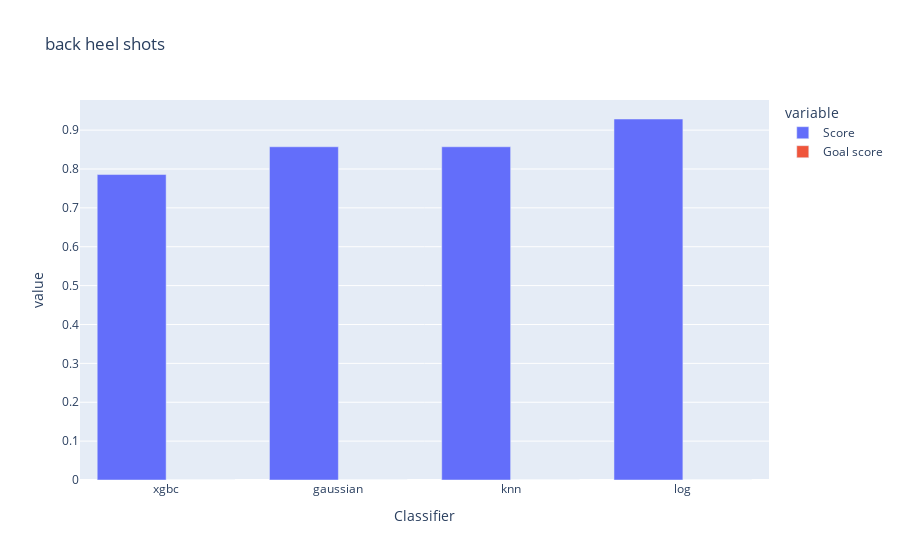
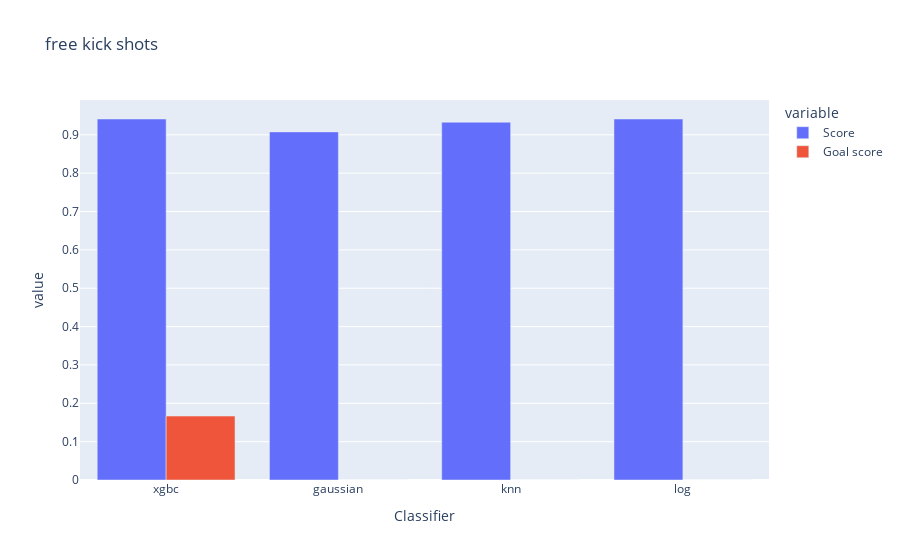
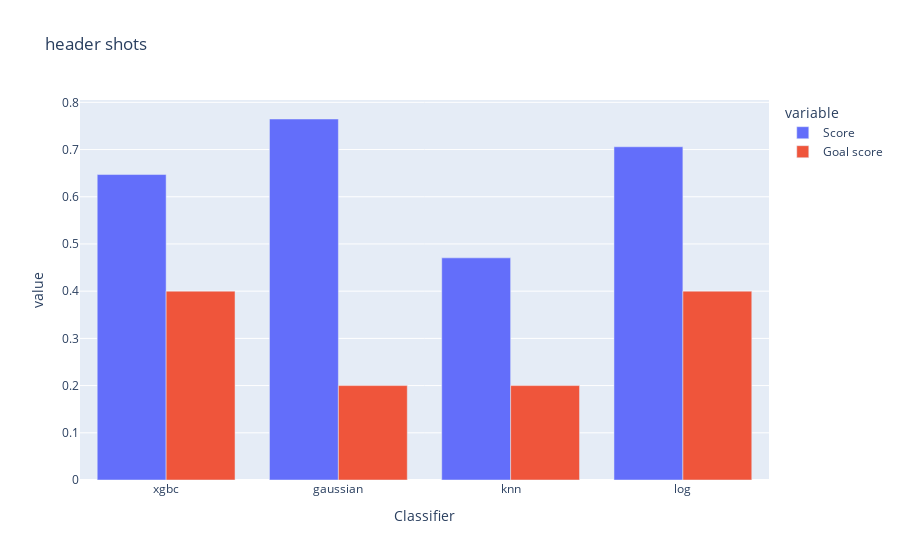
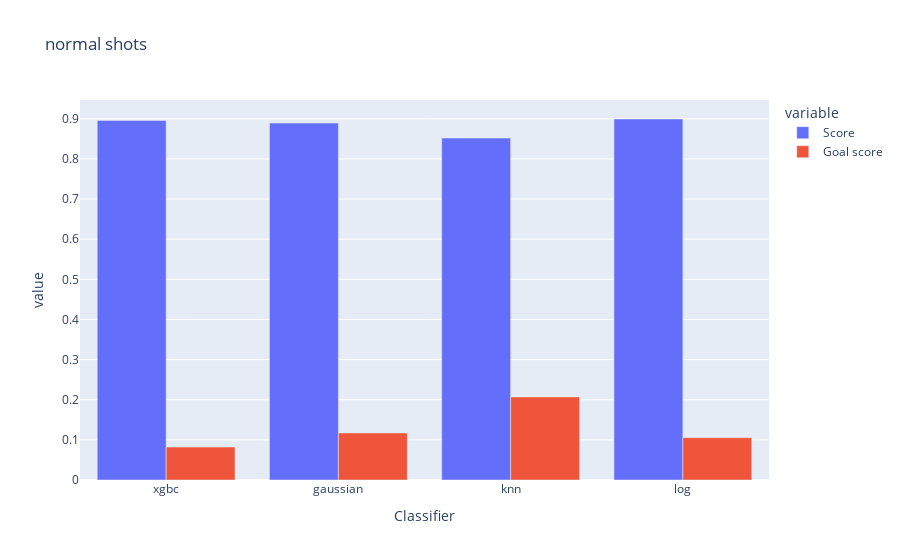

The notebook cell saved with these charts, in order:
### Markdown cell above
#### The graphs below compare different classifiers for each type of shot
Score: the ratio of correct prediction to the total number of predictions<br>
Goal score: the ratio of correct goal predictions to the total number of goals

### Code cell
for k in shot_classifiers_dfs.keys():
    plot_scores(k, shot_classifiers_dfs, shot_classifiers)

### Figure 1 — Plotly figure (JSON) as saved in the notebook; plotly's stock layout.template omitted (floating-point values rounded to 4 significant figures)
{"data": [{"alignmentgroup": "True", "hovertemplate": "variable=Score<br>Classifier=%{x}<br>value=%{y}<extra></extra>", "legendgroup": "Score", "marker": {"color": "#636efa"}, "name": "Score", "offsetgroup": "Score", "orientation": "v", "showlegend": true, "textposition": "auto", "type": "bar", "x": ["xgbc", "gaussian", "knn", "log"], "xaxis": "x", "y": [0.7857, 0.8571, 0.8571, 0.9286], "yaxis": "y"}, {"alignmentgroup": "True", "hovertemplate": "variable=Goal score<br>Classifier=%{x}<br>value=%{y}<extra></extra>", "legendgroup": "Goal score", "marker": {"color": "#EF553B"}, "name": "Goal score", "offsetgroup": "Goal score", "orientation": "v", "showlegend": true, "textposition": "auto", "type": "bar", "x": ["xgbc", "gaussian", "knn", "log"], "xaxis": "x", "y": [0, 0, 0, 0], "yaxis": "y"}], "layout": {"barmode": "group", "legend": {"title": {"text": "variable"}, "tracegroupgap": 0}, "title": {"text": "back heel shots"}, "xaxis": {"anchor": "y", "domain": [0, 1], "title": {"text": "Classifier"}}, "yaxis": {"anchor": "x", "domain": [0, 1], "title": {"text": "value"}}}}

### Figure 2 — Plotly figure (JSON) as saved in the notebook; plotly's stock layout.template omitted (floating-point values rounded to 4 significant figures)
{"data": [{"alignmentgroup": "True", "hovertemplate": "variable=Score<br>Classifier=%{x}<br>value=%{y}<extra></extra>", "legendgroup": "Score", "marker": {"color": "#636efa"}, "name": "Score", "offsetgroup": "Score", "orientation": "v", "showlegend": true, "textposition": "auto", "type": "bar", "x": ["xgbc", "gaussian", "knn", "log"], "xaxis": "x", "y": [0.9412, 0.9076, 0.9328, 0.9412], "yaxis": "y"}, {"alignmentgroup": "True", "hovertemplate": "variable=Goal score<br>Classifier=%{x}<br>value=%{y}<extra></extra>", "legendgroup": "Goal score", "marker": {"color": "#EF553B"}, "name": "Goal score", "offsetgroup": "Goal score", "orientation": "v", "showlegend": true, "textposition": "auto", "type": "bar", "x": ["xgbc", "gaussian", "knn", "log"], "xaxis": "x", "y": [0.1667, 0, 0, 0], "yaxis": "y"}], "layout": {"barmode": "group", "legend": {"title": {"text": "variable"}, "tracegroupgap": 0}, "title": {"text": "free kick shots"}, "xaxis": {"anchor": "y", "domain": [0, 1], "title": {"text": "Classifier"}}, "yaxis": {"anchor": "x", "domain": [0, 1], "title": {"text": "value"}}}}

### Figure 3 — Plotly figure (JSON) as saved in the notebook; plotly's stock layout.template omitted (floating-point values rounded to 4 significant figures)
{"data": [{"alignmentgroup": "True", "hovertemplate": "variable=Score<br>Classifier=%{x}<br>value=%{y}<extra></extra>", "legendgroup": "Score", "marker": {"color": "#636efa"}, "name": "Score", "offsetgroup": "Score", "orientation": "v", "showlegend": true, "textposition": "auto", "type": "bar", "x": ["xgbc", "gaussian", "knn", "log"], "xaxis": "x", "y": [0.6471, 0.7647, 0.4706, 0.7059], "yaxis": "y"}, {"alignmentgroup": "True", "hovertemplate": "variable=Goal score<br>Classifier=%{x}<br>value=%{y}<extra></extra>", "legendgroup": "Goal score", "marker": {"color": "#EF553B"}, "name": "Goal score", "offsetgroup": "Goal score", "orientation": "v", "showlegend": true, "textposition": "auto", "type": "bar", "x": ["xgbc", "gaussian", "knn", "log"], "xaxis": "x", "y": [0.4, 0.2, 0.2, 0.4], "yaxis": "y"}], "layout": {"barmode": "group", "legend": {"title": {"text": "variable"}, "tracegroupgap": 0}, "title": {"text": "header shots"}, "xaxis": {"anchor": "y", "domain": [0, 1], "title": {"text": "Classifier"}}, "yaxis": {"anchor": "x", "domain": [0, 1], "title": {"text": "value"}}}}

### Figure 4 — Plotly figure (JSON) as saved in the notebook; plotly's stock layout.template omitted (floating-point values rounded to 4 significant figures)
{"data": [{"alignmentgroup": "True", "hovertemplate": "variable=Score<br>Classifier=%{x}<br>value=%{y}<extra></extra>", "legendgroup": "Score", "marker": {"color": "#636efa"}, "name": "Score", "offsetgroup": "Score", "orientation": "v", "showlegend": true, "textposition": "auto", "type": "bar", "x": ["xgbc", "gaussian", "knn", "log"], "xaxis": "x", "y": [0.8959, 0.8894, 0.8521, 0.8995], "yaxis": "y"}, {"alignmentgroup": "True", "hovertemplate": "variable=Goal score<br>Classifier=%{x}<br>value=%{y}<extra></extra>", "legendgroup": "Goal score", "marker": {"color": "#EF553B"}, "name": "Goal score", "offsetgroup": "Goal score", "orientation": "v", "showlegend": true, "textposition": "auto", "type": "bar", "x": ["xgbc", "gaussian", "knn", "log"], "xaxis": "x", "y": [0.08203, 0.1172, 0.207, 0.1055], "yaxis": "y"}], "layout": {"barmode": "group", "legend": {"title": {"text": "variable"}, "tracegroupgap": 0}, "title": {"text": "normal shots"}, "xaxis": {"anchor": "y", "domain": [0, 1], "title": {"text": "Classifier"}}, "yaxis": {"anchor": "x", "domain": [0, 1], "title": {"text": "value"}}}}
